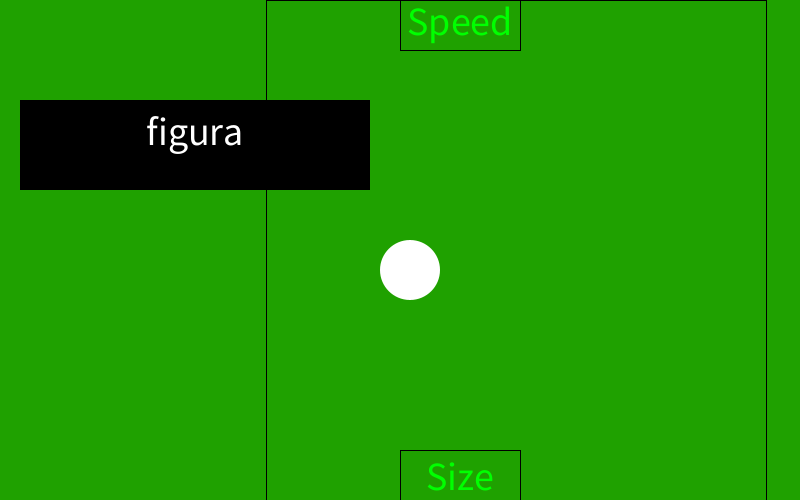
Frame 1 (no input)
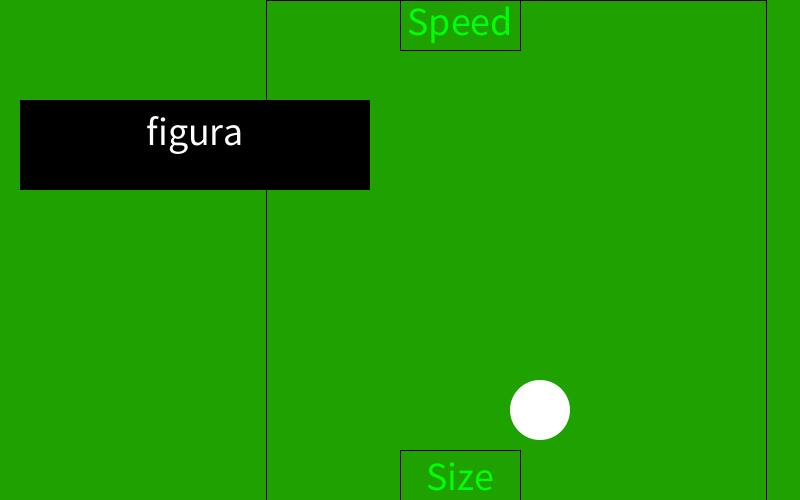
Frame 60 (the mouse pressed at the canvas centre just before this capture)
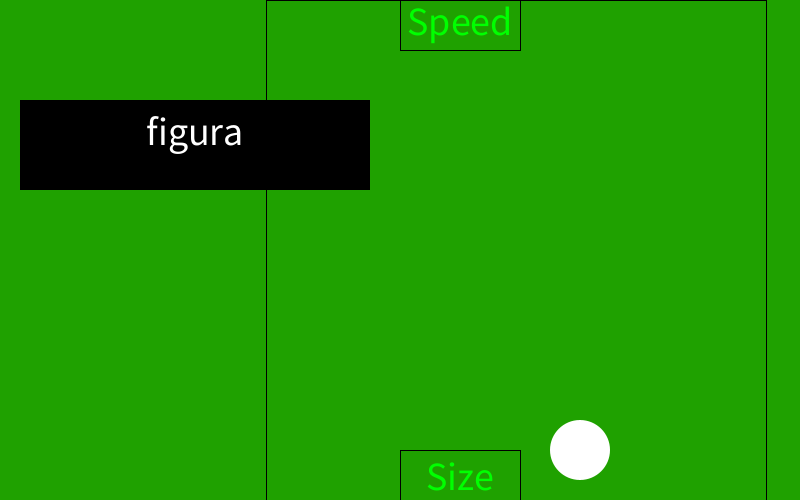
Frame 120 (the mouse held since frame 60 and released just before this capture)

The Processing sketch that drew these frames (run headless with seeded random() and noise(); from frame 60 on, the mouse is pressed at the canvas centre):

// Processing sketch: actividadclave3
// ── actividadclave3.pde
String texto = "Hola mundo!";
Triangle tri;

// rebote de bordes y pelota
Pong pong;

// boton para cambio de figura
Rectangle triangleButton;
// estado de triangulo
boolean showTriangle;

// triangulo
Triangle triangle;

void setup() {
  size(800, 500);

  triangle = new Triangle(0, 0, 0, 0, 0, 0);

  //    public Pong(int widthGame, int heightGame, int widthRect, int heightRect)
  pong = new Pong(500, height, 120, 50);


  textAlign(CENTER);
  textSize(40);

  showTriangle=false;

  triangleButton = new Rectangle(20, 100, 350, 90);
  triangle.set(mouseX, mouseY, mouseX + 50, mouseY, mouseX + 25, mouseY + 50);
}

void draw() {


  /*
  texto = mouseX + " " + mouseY;
   
   
   textSize(111);
   textAlign(CENTER);
   text(texto, mouseX, mouseY);
   
   tri.set(mouseX, mouseY, mouseX + 50, mouseY, mouseX + 25, mouseY + 50);
   tri.setCenter(mouseX, mouseY);
   //tri.show();
   
   if (isCollidingCirclePoint(width/2, height/2, 70, mouseX, mouseY)) {
   fill(0, 255, 0);
   } else {
   fill(0);
   }
   rect(mouseX, mouseY, 20, 50);
   if(isCollidingCircleRectangle(width/2,height/2,70,mouseX,mouseY,20,50)){
   fill(255, 0, 0);
   } else {
   fill(0);
   }
   noStroke();
   circle(width/2, height/2, 70*2);
   strokeWeight(10);
   stroke(255);
   point(mouseX, mouseY);
   */

  background(#1FA100);
  pong.show();

  fill(0);
  triangleButton.show();
  fill(255);
  text("figura", triangleButton.x + triangleButton.widthR/2, triangleButton.y+triangleButton.heightR/2);
}

void mouseReleased() {

  // boton cambiar figura
  if (mouseX >= triangleButton.x && mouseX <= triangleButton.x+triangleButton.widthR
    && mouseY >= triangleButton.y && mouseY <= triangleButton.y+triangleButton.heightR) {
    showTriangle = !showTriangle;
  }
}

void keyPressed(){
  if(key=='s'){
    save("clave3.png");
  }
}

// clase Triángulo
public class Triangle {

  //posiciones esenciales para mostrar un triángulo
  int p1x, p1y, p2x, p2y, p3x, p3y;

  //constructor de triángulo
  public Triangle(int p1x, int p1y, int p2x, int p2y, int p3x, int p3y) {
    this.p1x = p1x;
    this.p1y = p1y;
    this.p2x = p2x;
    this.p2y = p2y;
    this.p3x = p3x;
    this.p3y = p3y;
  }

  //método set para modificar todos los valores
  public void set(int p1x, int p1y, int p2x, int p2y, int p3x, int p3y) {
    this.p1x = p1x;
    this.p1y = p1y;
    this.p2x = p2x;
    this.p2y = p2y;
    this.p3x = p3x;
    this.p3y = p3y;
  }

  // centers triangle around point (cx, cy)
  // takes into account previous width and height
  // assumes counter-clockwise triangle
  // configuration
  //      p3
  //   p1    p2
  public void setCenter(int cx, int cy) {
    int widthTriangle = p2x - p1x;
    int halfWidth = (int) widthTriangle / 2;
    int heightTriangle = p3y - p1y;
    int halfHeightTriangle = (int) heightTriangle / 2;

    p1x = cx - halfWidth;
    p1y = cy + halfHeightTriangle;

    p2x = cx + halfWidth;
    p2y = cy + halfHeightTriangle;

    p3x = cx;
    p3y = cy - heightTriangle;
  }

  public void show() {
    triangle(p1x, p1y, p2x, p2y, p3x, p3y);
  }
}

// clase pong con rebote de paredes y pelota
// si showTriangle es true no se muestra la pelota y se muestra el triangulo
// si showTriangle es false no se muestra el triangulo y se muestra la pelota
public class Pong {
  int widthPong;
  int heightPong;

  int widthRect;
  int heightRect;
  Rectangle r1;
  Rectangle r2;
  Ball ball;
  int offsetx = 0;
  public Pong(int widthGame, int heightGame, int widthRect, int heightRect) {
    this.widthPong = widthGame;
    this.heightPong = heightGame;
    r1 = new Rectangle(width/2, 0, widthRect, heightRect);
    r2 = new Rectangle(width/2, heightPong-heightRect, widthRect, heightRect);
    ball = new Ball(width/2, height/2, 30);

    offsetx = width/3;
  }

  public void show() {

    noFill();
    stroke(0);
    rect(offsetx, 0, widthPong, heightPong);
    r1.show();
    r2.show();

    // simular cada lado como un rectángulo hacia afuera y hacer
    // un cálculo de colisión para cada uno.
    // en caso de que haya una colisión, cambiar dirección de movimiento
    // de acuerdo al eje de la colisión.

    if (  isCollidingPointRectangle(ball.x, ball.y, offsetx+widthPong, -100, widthPong, heightPong+200) ||
      isCollidingPointRectangle(ball.x, ball.y, offsetx-100, -100, 100, heightPong+200) ) {
      ball.speedx = ball.speedx * -1;
    }
    if ( isCollidingPointRectangle(ball.x, ball.y, offsetx-100, heightPong, widthPong+200, heightPong) ||
      isCollidingPointRectangle(ball.x, ball.y, offsetx-100, -100, widthPong+200, 100) ) {
      ball.speedy = ball.speedy * -1;
    }

    // if( isCollidingCircleRectangle(ball.x, ball.y, ball.r, r1.x, r1.y, r1.widthR, r2.heightR)) {
    //   ball.speedx = ball.speedx * -1;
    // }
    ball.move();
    ball.move();

    if (showTriangle) {
      triangle.set(ball.x, ball.y, ball.x + 50, ball.y, ball.x + 25, ball.y + 50);
      triangle.show();
    } else {
      ball.show();
    }

    if ( isCollidingPointRectangle(mouseX, mouseY, r1.x, r1.y, r1.widthR, r1.heightR) && mousePressed && mouseButton==LEFT) {
      fill(255, 0, 0);
      ball.speedy = Integer.signum(ball.speedy)*(int)random(1, 6);
      ball.speedx = Integer.signum(ball.speedx)*(int)random(1, 6);
    } else if (isCollidingPointRectangle(mouseX, mouseY, r1.x, r1.y, r1.widthR, r1.heightR) && mousePressed && mouseButton==RIGHT) {
      fill(255, 0, 0);
      ball.speedx = Integer.signum(ball.speedy)*(int)random(5, 10);
      ball.speedy = Integer.signum(ball.speedx)*(int)random(5, 10);
    } else {
      fill(0, 255, 0);
    }
    textSize(40);
    text("Speed", r1.x+r1.widthR/2, 0+r1.heightR/2+10);


    if ( isCollidingPointRectangle(mouseX, mouseY, r2.x, r2.y, r2.widthR, r2.heightR) && mousePressed && mouseButton==LEFT ) {
      fill(255, 0, 0);
      ball.r = (int)random(5, 150);
    } else {
      fill(0, 255, 0);
    }
    text("Size", r2.x+r2.widthR/2, heightPong-heightRect-10);
  }
}

// clase rectangulo,
// tiene posicion (x,y),
// ancho widthR y alto heightR.
public class Rectangle {
  int x;
  int y;
  int widthR;
  int heightR;
  public Rectangle(int x, int y, int widthR, int heightR) {
    this.x = x;
    this.y = y;
    this.widthR = widthR;
    this.heightR = heightR;
  }

  public void show() {
    rectMode(CORNER);
    rect(x, y, widthR, heightR);
  }
}

// clase Ball. cuenta con posicion (x,y) y un radio.
public class Ball {
  int x;
  int y;
  int r;

  int speedx;
  int speedy;
  public Ball(int x, int y, int r) {
    this.x = x;
    this.y = y;
    this.r = r;
    this.speedx = 5;
    this.speedy = 10;
  }

  public void move() {
    x = x + speedx;
    y = y + speedy;
  }

  public void show() {
    noStroke();
    fill(255);
    circle(x, y, r*2);
  }
}


// funcion para saber si hay una colision entre un circulo
// y un rectangulo
// basado en https://youtu.be/gUTeWOfwECc?t=816
boolean isCollidingCircleRectangle(int x, int y, int radius, int x2, int y2, int widthRect, int heightRect) {
  int closeX = x;
  int closeY = y;
  if (x > x2 + widthRect ) {
    // rightSide is the closest
    closeX = x2 + widthRect;
  } else if (x < x2) {
    closeX = x2;
  }

  if (y < y2) {
    // leftSide is the closest
    closeY = y2;
  } else if (y > y2 + heightRect) {
    closeY = y2 + heightRect;
  }
  int distx = closeX - x;
  int disty = closeY - y;
  int distance = (distx*distx) + (disty*disty);
  //return distance <= radius*radius;
  return isCollidingCirclePoint(x, y, radius, closeX, closeY);
}

// funcion para saber si un circulo está colisionando con un punto
boolean isCollidingCirclePoint(int x, int y, int r, int x2, int y2) {
  return (x2-x)*(x2-x) + (y2-y)*(y2-y) <= r*r;
}

boolean isCollidingPointRectangle(int x, int y, int x2, int y2, int widthRect, int heightRect) {
  int closeX = x;
  int closeY = y;
  if (x > x2 + widthRect ) {
    // rightSide is the closest
    closeX = x2 + widthRect;
  } else if (x < x2) {
    closeX = x2;
  }

  if (y < y2) {
    // leftSide is the closest
    closeY = y2;
  } else if (y > y2 + heightRect) {
    closeY = y2 + heightRect;
  }
  int distx = closeX - x;
  int disty = closeY - y;
  int distance = (distx*distx) + (disty*disty);
  return distance == 0;
}
